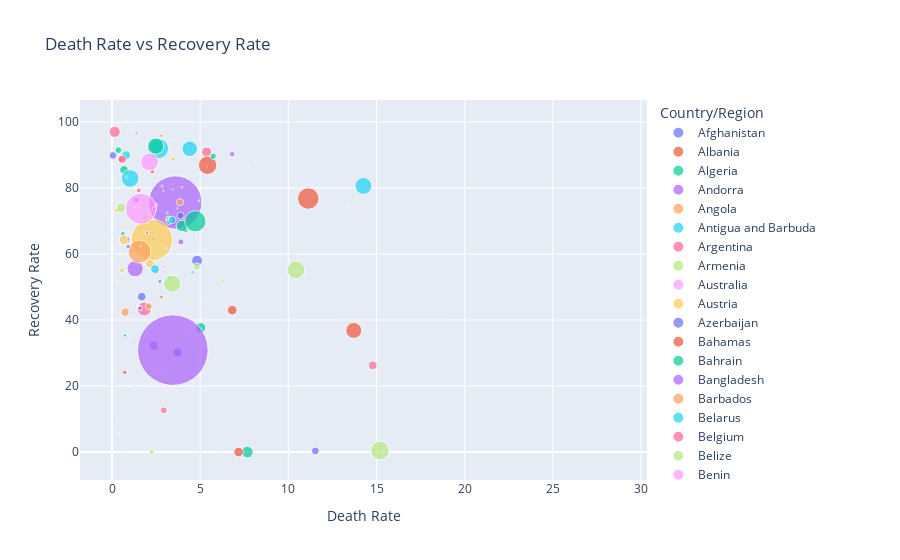

This figure's notebook cell:
### Markdown cell above
### Interactive scatter plot

### Code cell
df_last = df[df['Date'] == df['Date'].max()]
df_last = df_last.groupby('Country/Region')[['Confirmed', 'Recovered', 'Deaths']].sum().reset_index()
df_last['Death Rate'] = (df_last['Deaths']/df_last['Confirmed']) *100
df_last['Recovery Rate'] = (df_last['Recovered']/df_last['Confirmed']) *100

fig = px.scatter(
    df_last,
    x='Death Rate',
    y='Recovery Rate',
    size='Confirmed',
    color='Country/Region',
    hover_name='Country/Region',
    size_max=50,
    title = 'Death Rate vs Recovery Rate',
    )
fig.show()
